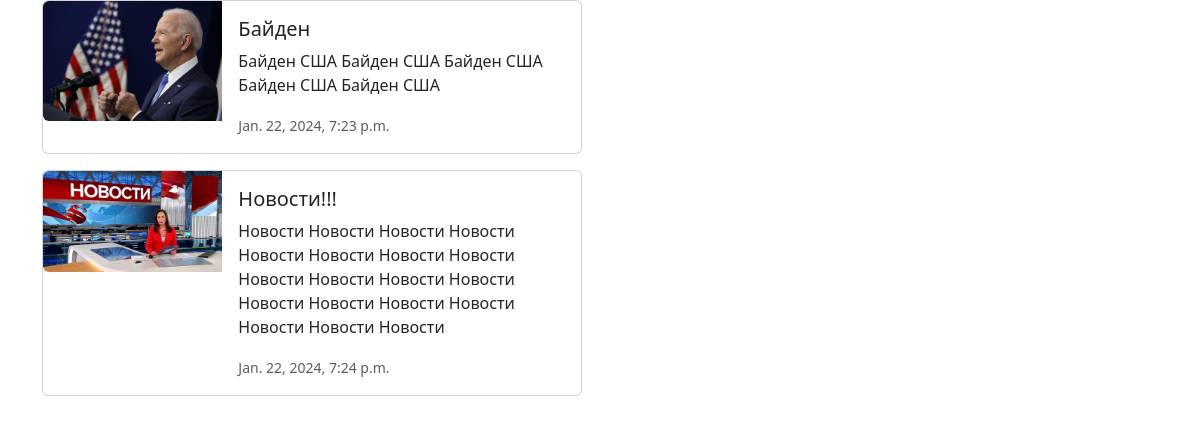
The page / on the database its author committed.
### main/models.py (models this page shows, shortened)
class Blog(models.Model):
    img = models.ImageField(upload_to='images/blog')
    title = models.CharField(max_length = 100)
    subject = models.CharField(max_length = 255)
    description = models.TextField()
    date = models.DateTimeField()

### main/views.py (the view)
# urls.py: 2. Add a URL to urlpatterns:  path('', Home.as_view(), name='home')
def Home(request):
    blog_data = Blog.objects.all()
    context = {
        'blog_data': blog_data,
    }
    return render(request, 'home.html', context)

### templates/home.html (shortened to what this page needs)
{% extends "base.html" %}
{% block content %}
    {% for blog_item in blog_data %}
        <div class="container">
            <div class="card mb-3" style="max-width: 540px;">
                <div class="row g-0">
                <div class="col-md-4">
                    <img src={{ blog_item.img.url }} class="img-fluid rounded-start" alt="...">
                </div>
                <div class="col-md-8">
                    <div class="card-body">
                    <h5 class="card-title">{{ blog_item.title }}</h5>
                    <p class="card-text">{{ blog_item.subject }}</p>
                    <p class="card-text"><small class="text-body-secondary">{{ blog_item.date }}</small></p>
                    </div>
                </div>
                </div>
            </div>
        </div>
    {% endfor %}
{% endblock content %}

### templates/base.html (shortened to what this page needs)
<!DOCTYPE html>
<html lang="en">
<head>
    <link href="https://cdn.jsdelivr.net/npm/bootstrap@5.3.2/dist/css/bootstrap.min.css" rel="stylesheet">
</head>
<body>
    {% block content %}{% endblock content %}
</body>
</html>

### rows shown on the page
Blog: img (picture), title "Байден", subject "Байден США Байден США Байден США Байден США Байден США", date "Jan. 22, 2024, 7:23 p.m."
Blog: img (picture), title "Новости!!!", subject "Новости Новости Новости Новости Новости Новости Новости Новости Новости Новости Новости Новости Новости Новости Новости Новости Новости Новости Новости", date "Jan. 22, 2024, 7:24 p.m."
